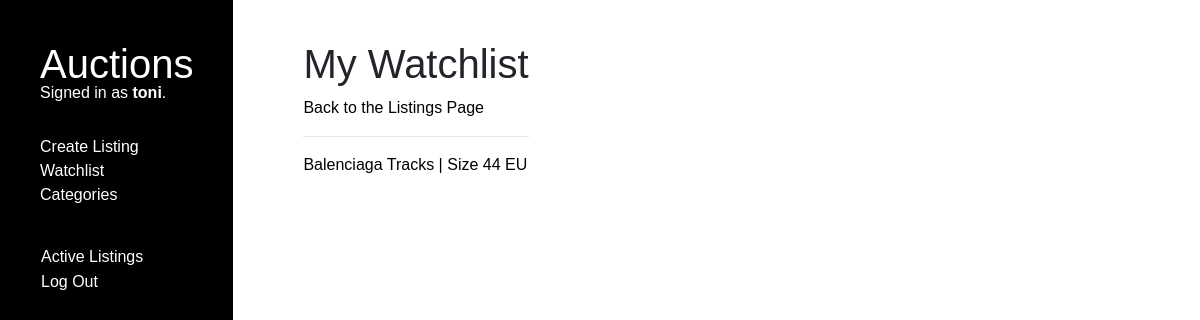
The page /watchlist (signed in) on the database as committed earlier.
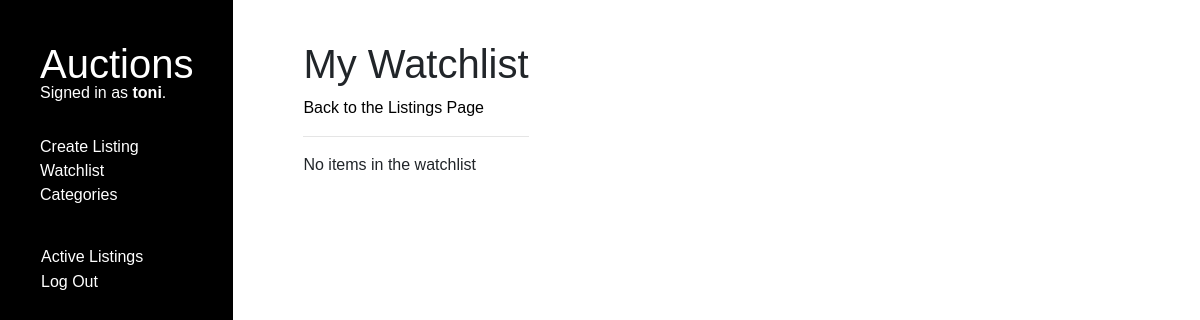
The same page on the database as committed later.
### auctions/models.py (models this page shows)
class Listing(models.Model):
    seller = models.ForeignKey(User, on_delete=models.CASCADE, related_name="listings")
    title = models.CharField(max_length=64)
    description = models.CharField(max_length=256)
    category = models.ForeignKey(ProductCategory, on_delete=models.CASCADE, related_name="listings")
    photo = models.CharField(max_length=256, null=True, blank=True)
    start_price = models.DecimalField(max_digits=10, decimal_places=2)
    current_price = models.DecimalField(max_digits=10, decimal_places=2, default=0)
    status = models.BooleanField(default=True)

### auctions/views.py (the view)
# urls.py: path("watchlist", views.watchlist, name="watchlist"),
def watchlist(request):
    user = request.user
    items = user.wishlist.all()
    for item in items:
        if not item.status:
            user.wishlist.remove(item)
    return render(request, "auctions/watchlist.html", {"items": items})

### auctions/templates/auctions/watchlist.html (shortened to what this page needs)
{% extends "auctions/layout.html" %}
{% block body %}
    <h1>My Watchlist</h1>
    <a href="{% url 'index' %}">Back to the Listings Page</a>
    <hr>
    <div class="products-container">
        {% for item in items %}
            <a href="{% url "product_page" product_id=item.id %}" class="product-option">{{ item.title }}</a>
        {% empty %}
            <p>No items in the watchlist</p>
        {% endfor %}
    </div>
{% endblock %}

Rows that differ between the two databases and show on the page:
no longer on this page (row edited): Listing: title "Balenciaga Tracks | Size 44 EU"
Other text that changed with them:
text now shown: "No items in the watchlist"
